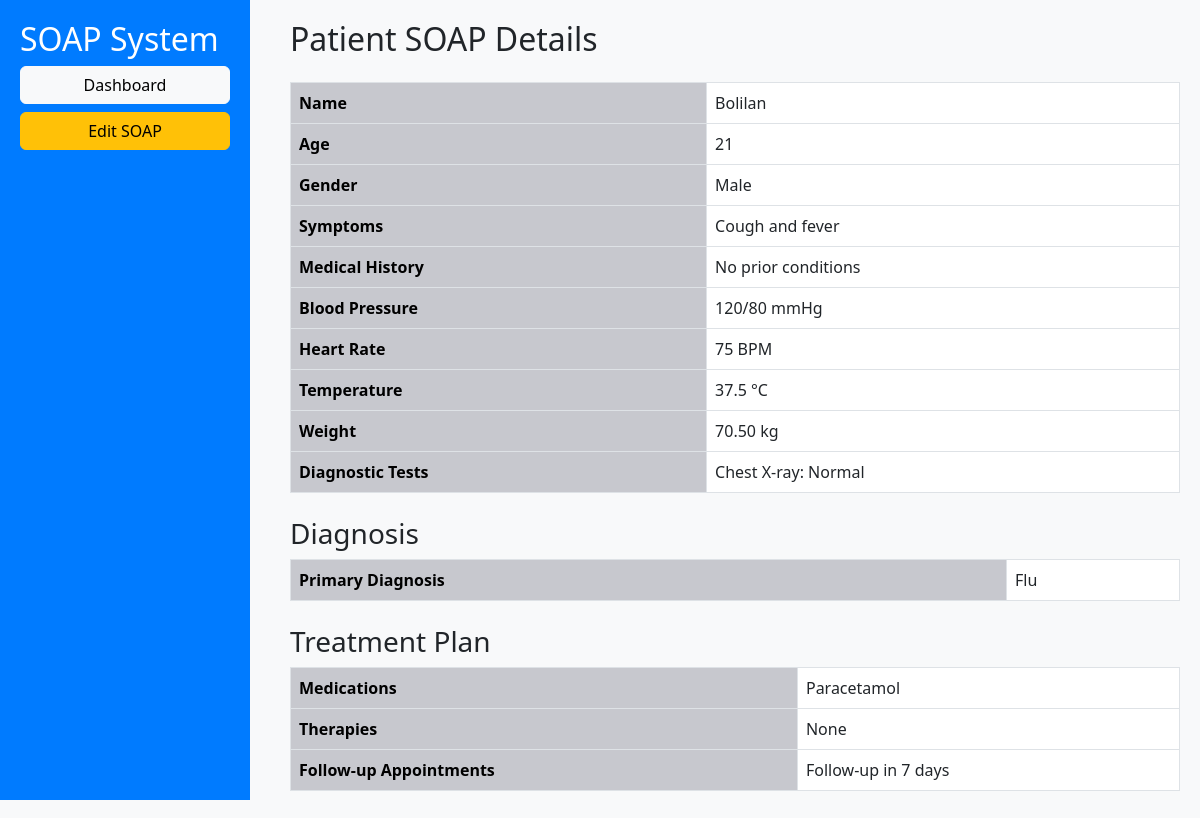
The app's page /sprint2/php/view.php?id=1 (signed in) with its own data.
### tables this page shows
CREATE TABLE patients (
    id INT AUTO_INCREMENT PRIMARY KEY,
    name VARCHAR(100) NOT NULL,
    age INT NOT NULL,
    gender ENUM('Male', 'Female', 'Other') NOT NULL,
    symptoms TEXT,
    medical_history TEXT,
    blood_pressure VARCHAR(20),
    heart_rate INT,
    temperature DECIMAL(4,1),
    weight DECIMAL(5,2),
    diagnostic_tests TEXT,
    diagnosis TEXT,
    treatment_plan TEXT,
    medications TEXT,
    therapies TEXT,
    follow_ups TEXT
);

### sprint2/php/view.php (the view, shortened to what this page needs)
<?php
include 'db.php';
$patient_id = $_GET['id'];
$query = "SELECT * FROM patients WHERE id = ?";
$stmt = $conn->prepare($query);
$stmt->bind_param("i", $patient_id);
$stmt->execute();
$result = $stmt->get_result();
$patient = $result->fetch_assoc();
?>
<!DOCTYPE html>
<html lang="en">
<head>
    <link rel="stylesheet" href="https://cdn.jsdelivr.net/npm/bootstrap@5.3.0/dist/css/bootstrap.min.css">
    <link rel="stylesheet" href="../css/view.css">
</head>
<body>
    <div class="sidebar">
        <h2>SOAP System</h2>
        <a href="dashboard.php" class="btn btn-light w-100 mb-2">Dashboard</a>
        <a href="edit.php?id=<?= $patient_id ?>" class="btn btn-warning w-100">Edit SOAP</a>
    </div>
    <div class="main-content">
        <h2 class="mb-4">Patient SOAP Details</h2>
        <table class="table table-bordered">
            <tr><th>Name</th><td><?= htmlspecialchars($patient['name']) ?></td></tr>
            <tr><th>Age</th><td><?= $patient['age'] ?></td></tr>
            <tr><th>Gender</th><td><?= $patient['gender'] ?></td></tr>
            <tr><th>Symptoms</th><td><?= htmlspecialchars($patient['symptoms']) ?></td></tr>
            <tr><th>Medical History</th><td><?= htmlspecialchars($patient['medical_history']) ?></td></tr>
            <tr><th>Blood Pressure</th><td><?= $patient['blood_pressure'] ?></td></tr>
            <tr><th>Heart Rate</th><td><?= $patient['heart_rate'] ?> BPM</td></tr>
            <tr><th>Temperature</th><td><?= $patient['temperature'] ?> °C</td></tr>
            <tr><th>Weight</th><td><?= $patient['weight'] ?> kg</td></tr>
            <tr><th>Diagnostic Tests</th><td><?= htmlspecialchars($patient['diagnostic_tests']) ?></td></tr>
        </table>
        <h3 class="mt-4">Diagnosis</h3>
        <table class="table table-bordered">
            <tr><th>Primary Diagnosis</th><td><?= htmlspecialchars($patient['diagnosis']) ?></td></tr>
        </table>
        <h3 class="mt-4">Treatment Plan</h3>
        <table class="table table-bordered">
            <tr><th>Medications</th><td><?= htmlspecialchars($patient['medications']) ?></td></tr>
            <tr><th>Therapies</th><td><?= htmlspecialchars($patient['therapies']) ?></td></tr>
            <tr><th>Follow-up Appointments</th><td><?= htmlspecialchars($patient['follow_ups']) ?></td></tr>
        </table>
    </div>
</body>
</html>

### sprint2/css/view.css (style rules this page uses)
body { background-color: #f8f9fa; }
.sidebar { width: 250px; height: 100vh; position: fixed; background: #007bff; color: white; padding: 20px; }
.main-content { margin-left: 270px; padding: 20px; }
.table th { background-color:rgb(199, 200, 206); color: black; }

### records on screen
patients: name "Bolilan", age "21", gender "Male", symptoms "Cough and fever", medical_history "No prior conditions", blood_pressure "120/80 mmHg", heart_rate "75", temperature "37.5", weight "70.50", diagnostic_tests "Chest X-ray: Normal", diagnosis "Flu", medications "Paracetamol", therapies "None", follow_ups "Follow-up in 7 days"
